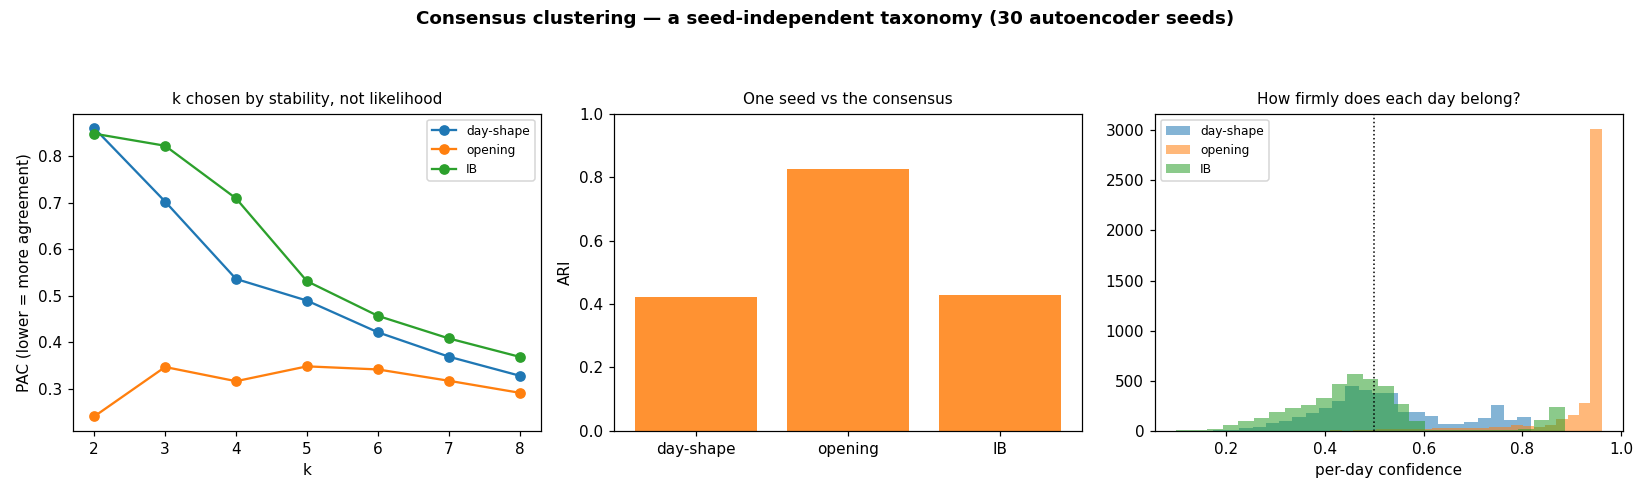

Reproduce this figure in Python.
"""
consensus_clusters.py — seed-independent taxonomies via CONSENSUS CLUSTERING.

WHY NOT JUST PICK A GOOD SEED
  seed_stability.py showed the clustering itself is reproducible (ARI 0.90-1.00 with the
  autoencoder fixed) but the AUTOENCODER's initialisation is not: retraining per seed
  gives ARI 0.26-0.56, and the BIC-argmin k itself moves (IB: 5..8). The tempting fix is
  to hunt for the seed whose archetypes look best — that is selection on the outcome, the
  same sin as picking a threshold after seeing the result, and it does not transfer to new
  data. Instead we average OVER seeds.

METHOD (as in Sinha et al. 2021, ConsensusClusterPlus)
  1. train N autoencoders with N different seeds -> N latents
  2. for each candidate k: cluster every latent at that k and accumulate a CO-ASSOCIATION
     matrix M[i,j] = fraction of runs in which days i and j land in the same cluster
  3. PAC (proportion of ambiguous clustering) = share of pairs with 0.1 < M < 0.9.
     Low PAC = the partition is agreed on. Pick k = argmin PAC — a stability criterion,
     not a likelihood one, and therefore not seed-dependent the way BIC-argmin was.
  4. final labels = average-linkage agglomerative clustering on the distance 1 - M
  5. per-day CONFIDENCE = mean co-association with its own consensus cluster. Days with
     low confidence are genuinely borderline and should be reported as such rather than
     silently assigned to a type.

USAGE  ./vbt-env/bin/python consensus_clusters.py [--runs 30] [--kmax 8]
"""
import os, argparse, importlib.util, logging
import numpy as np
import pandas as pd

import session
import torch
from sklearn.preprocessing import StandardScaler
from sklearn.mixture import GaussianMixture
from sklearn.cluster import AgglomerativeClustering
from sklearn.metrics import adjusted_rand_score
import matplotlib
matplotlib.use('Agg')
import matplotlib.pyplot as plt

ROOT  = os.path.dirname(os.path.abspath(__file__))
CACHE = os.path.join(ROOT, 'cache')
TEST_FROM = pd.Timestamp('2020-01-01')
NBINS, WINDOW = 64, 60

logging.basicConfig(level=logging.INFO, format='%(asctime)s  %(levelname)-7s %(message)s',
                    datefmt='%H:%M:%S')
log = logging.getLogger('consensus')


def _load(name, path):
    s = importlib.util.spec_from_file_location(name, path)
    m = importlib.util.module_from_spec(s); s.loader.exec_module(m); return m


def consensus_matrix(latents, k, n):
    """M[i,j] = fraction of runs where i and j share a cluster (float32, n x n)"""
    M = np.zeros((n, n), dtype=np.float32)
    for s, Z in latents.items():
        lab = GaussianMixture(k, covariance_type='full', n_init=10, reg_covar=1e-4,
                              random_state=s).fit(Z).predict(Z)
        M += (lab[:, None] == lab[None, :]).astype(np.float32)
    M /= len(latents)
    return M


def pac(M, lo=0.1, hi=0.9):
    iu = np.triu_indices_from(M, k=1)
    v = M[iu]
    return float(((v > lo) & (v < hi)).mean())


def main():
    ap = argparse.ArgumentParser()
    ap.add_argument('--runs', type=int, default=30)
    ap.add_argument('--kmax', type=int, default=8)
    args = ap.parse_args()
    SEEDS = list(range(1, args.runs + 1))

    shape_m = _load('shape_ae', os.path.join(ROOT, 'day_shape_autoencoder.py'))
    open_m  = _load('open_ae',  os.path.join(ROOT, 'open_type_autoencoder.py'))
    ib_m    = _load('ib_ae',    os.path.join(ROOT, 'ib_type_autoencoder.py'))

    es = pd.read_parquet(os.path.join(CACHE, 'es_continuous.parquet'))
    es.index = pd.to_datetime(es.index)
    rth = session.get_rth(es)
    days = pd.read_parquet(os.path.join(CACHE, 'es_days.parquet')); days.index = pd.to_datetime(days.index)

    prof = shape_m.build_profiles(rth, NBINS)
    paths, _ = open_m.build_open_paths(rth, WINDOW)
    Fib = ib_m.build_ib_features(rth, days, bins=24).dropna(subset=ib_m.FEATURES)
    tri = Fib.index < TEST_FROM
    Xib = StandardScaler().fit(Fib.loc[tri, ib_m.FEATURES]).transform(Fib[ib_m.FEATURES]).astype(np.float32)

    TAX = {
        'day-shape': dict(X=prof.values.astype(np.float32), idx=prof.index, mod=shape_m,
                          n_in=NBINS, latent=8, epochs=80),
        'opening':   dict(X=paths.values.astype(np.float32), idx=paths.index, mod=open_m,
                          n_in=WINDOW, latent=8, epochs=80),
        'IB':        dict(X=Xib, idx=Fib.index, mod=ib_m, n_in=Xib.shape[1],
                          latent=4, epochs=120),
    }

    summary, store, pacs = [], {}, {}
    for name, cfg in TAX.items():
        X, idx, mod = cfg['X'], cfg['idx'], cfg['mod']
        tr = idx < TEST_FROM
        log.info('[%s] training %d autoencoders …', name, len(SEEDS))
        latents = {}
        for s in SEEDS:
            torch.manual_seed(s); np.random.seed(s)
            ae = mod.train_ae(X[tr], cfg['n_in'], cfg['latent'], cfg['epochs'])
            latents[s] = mod.encode(ae, X)
        n = len(X)

        best_k, best_pac, best_M = None, np.inf, None
        row_pac = {}
        for k in range(2, args.kmax + 1):
            M = consensus_matrix(latents, k, n)
            p = pac(M)
            row_pac[k] = p
            if p < best_pac:
                best_k, best_pac, best_M = k, p, M
        pacs[name] = row_pac
        log.info('[%s] PAC by k: %s', name, {k: round(v, 3) for k, v in row_pac.items()})
        log.info('[%s] consensus k = %d  (PAC %.3f — lower is more agreed)', name, best_k, best_pac)

        lab = AgglomerativeClustering(n_clusters=best_k, metric='precomputed',
                                      linkage='average').fit_predict(1.0 - best_M)
        conf = np.array([best_M[i, lab == lab[i]].mean() for i in range(n)])

        # how much does a single-seed run agree with the consensus?
        single = [adjusted_rand_score(lab,
                  GaussianMixture(best_k, covariance_type='full', n_init=10, reg_covar=1e-4,
                                  random_state=s).fit(latents[s]).predict(latents[s]))
                  for s in SEEDS]
        log.info('[%s] ARI(single seed vs consensus): mean %.3f  min %.3f  max %.3f',
                 name, np.mean(single), np.min(single), np.max(single))
        log.info('[%s] per-day confidence: median %.2f   below 0.5 on %.0f%% of days',
                 name, np.median(conf), 100 * (conf < 0.5).mean())
        store[name] = pd.DataFrame({'cluster': lab, 'confidence': conf}, index=idx)
        summary.append(dict(taxonomy=name, k_consensus=best_k, PAC=best_pac,
                            ari_single_vs_consensus=float(np.mean(single)),
                            conf_median=float(np.median(conf)),
                            pct_low_conf=float(100 * (conf < 0.5).mean()),
                            sizes=str(dict(pd.Series(lab).value_counts().sort_index()))))

    S = pd.DataFrame(summary).set_index('taxonomy')
    out_p = os.path.join(CACHE, 'consensus_labels.parquet')
    pd.concat({k: v for k, v in store.items()}, axis=0).to_parquet(out_p)
    log.info('consensus labels → %s', out_p)

    fig, ax = plt.subplots(1, 3, figsize=(15, 4.5))
    fig.suptitle('Consensus clustering — a seed-independent taxonomy (30 autoencoder seeds)',
                 fontsize=12, weight='bold')
    for name, row in pacs.items():
        ax[0].plot(list(row), list(row.values()), 'o-', label=name)
    ax[0].set_xlabel('k'); ax[0].set_ylabel('PAC (lower = more agreement)')
    ax[0].legend(fontsize=8); ax[0].set_title('k chosen by stability, not likelihood', fontsize=10)

    x = np.arange(len(S))
    ax[1].bar(x, S['ari_single_vs_consensus'], color='C1', alpha=.85)
    ax[1].set_xticks(x); ax[1].set_xticklabels(S.index); ax[1].set_ylim(0, 1)
    ax[1].set_ylabel('ARI'); ax[1].set_title('One seed vs the consensus', fontsize=10)

    for i, name in enumerate(store):
        ax[2].hist(store[name]['confidence'], bins=25, alpha=.55, label=name)
    ax[2].axvline(0.5, color='k', ls=':', lw=1)
    ax[2].set_xlabel('per-day confidence'); ax[2].legend(fontsize=8)
    ax[2].set_title('How firmly does each day belong?', fontsize=10)

    fig.tight_layout(rect=[0, 0, 1, 0.92])
    p = os.path.join(ROOT, 'consensus_clusters.png')
    fig.savefig(p, dpi=110); log.info('saved figure → %s', p)

    print('\n' + '=' * 82)
    print('CONSENSUS CLUSTERING — seed-independent by construction')
    print('=' * 82)
    print(S.round(3).to_string())
    print('=' * 82)


if __name__ == '__main__':
    main()
